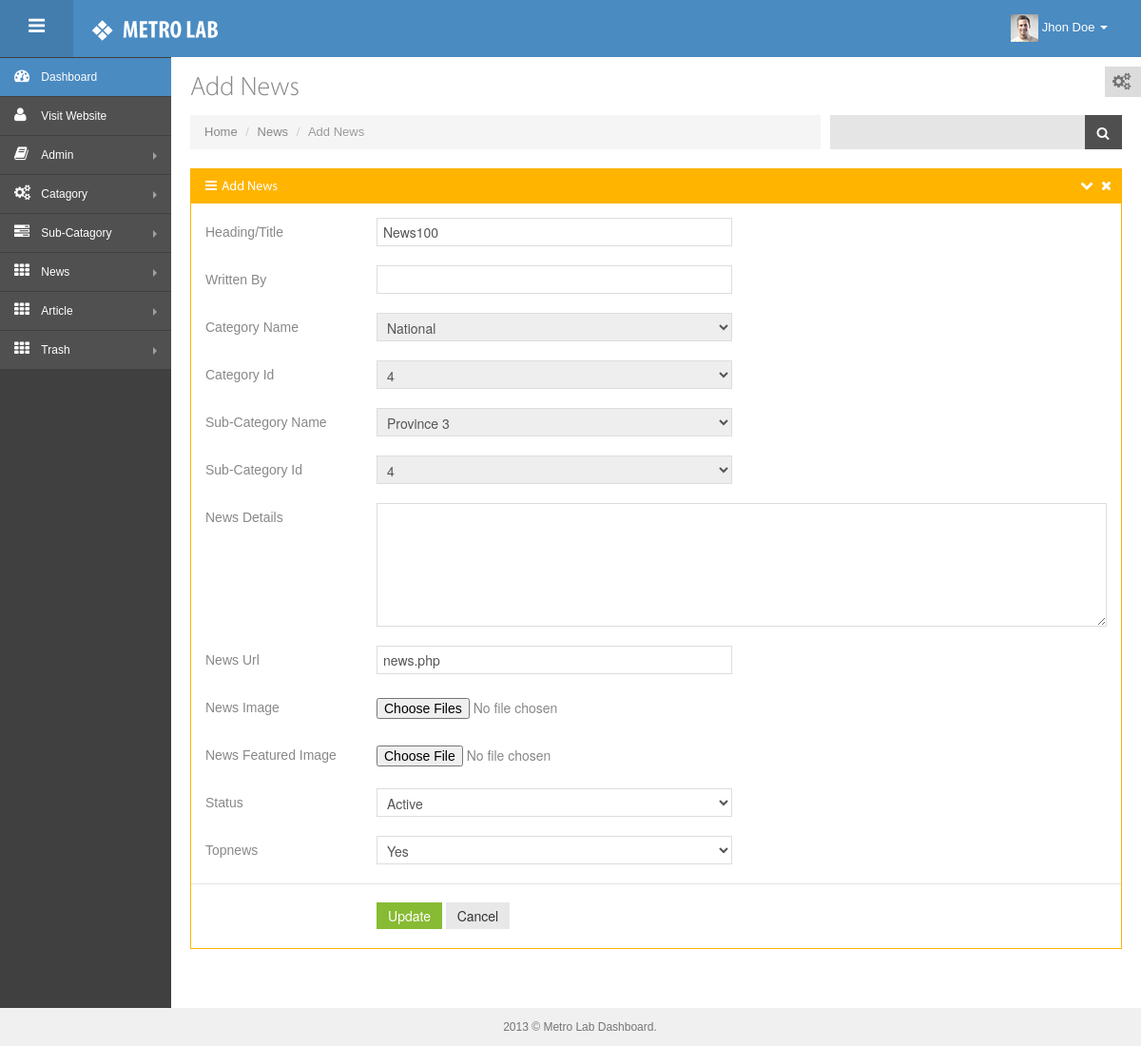
The app's page /admin/editNews.php?ref=1 (signed in) with its own data.
### tables this page shows
CREATE TABLE `tblnews` (
  `news_id` bigint(25) NOT NULL,
  `news_title` varchar(50) DEFAULT NULL,
  `category_id` bigint(25) DEFAULT NULL,
  `subcategory_id` bigint(25) DEFAULT NULL,
  `news_deails` longtext,
  `news_url` varchar(255) DEFAULT NULL,
  `news_image` varchar(255) DEFAULT NULL,
  `news_featuredimage` varchar(255) NOT NULL,
  `created_at` timestamp NOT NULL DEFAULT CURRENT_TIMESTAMP,
  `updated_at` timestamp NOT NULL DEFAULT '0000-00-00 00:00:00',
  `is_active` enum('active','inactive') DEFAULT NULL,
  `featured_startdate` timestamp NOT NULL DEFAULT '0000-00-00 00:00:00',
  `featured_enddate` timestamp NOT NULL DEFAULT '0000-00-00 00:00:00',
  `top_news` enum('yes','no') DEFAULT NULL
);

### app/newsfunctions.php (called while the page is built, shortened)
<?php
function getCategoryNameByCategoryId($conn,$categoryId){
    $stmtSelect= $conn->prepare("SELECT category_name FROM tblcategory WHERE category_id=:category_id");
    $stmtSelect->bindParam(':category_id',$categoryId);
    $stmtSelect->execute();
    $stmtSelect->setFetchMode(PDO::FETCH_ASSOC);
    return $stmtSelect->fetch();
}
function getSubCategoryNameByCategoryId($conn,$subCategoryId){
    $stmtSelect= $conn->prepare("SELECT subcategory_name FROM tblsubcategory WHERE subcategory_id=:subcategory_id");
    $stmtSelect->bindParam(':subcategory_id',$subCategoryId);
    $stmtSelect->execute();
    $stmtSelect->setFetchMode(PDO::FETCH_ASSOC);
    return $stmtSelect->fetch();
}
function selectNewsFromId($conn,$newsId){
    $stmtSelect = $conn->prepare("SELECT * FROM tblnews WHERE news_id=:news_id");
    $stmtSelect->bindParam(':news_id',$newsId);
    $stmtSelect->execute();
    $stmtSelect->setFetchMode(PDO::FETCH_ASSOC);
    return $stmtSelect->fetch();
}
?>

### admin/editNews.php (the view, shortened to what this page needs)
<?php include 'layouts/header.php';
$ref=$_GET['ref'];
$result=selectNewsFromId($conn,$ref);
?>
   <div id="container" class="row-fluid">
      <div class="sidebar-scroll">
        <div id="sidebar" class="nav-collapse collapse">
          <?php include'layouts/sidebar.php'; ?>
      </div>
      </div>
      <div id="main-content">
         <div class="container-fluid">
            <div class="row-fluid">
               <div class="span12">
                   <div id="theme-change" class="hidden-phone">
                       <i class="icon-cogs"></i>
                   </div>
                   <h3 class="page-title">
                     Add News
                   </h3>
                   <ul class="breadcrumb">
                       <li>
                           <a href="#">Home</a>
                           <span class="divider">/</span>
                       </li>
                       <li>
                           <a href="#">News</a>
                           <span class="divider">/</span>
                       </li>
                       <li class="active">
                           Add News
                       </li>
                       <li class="pull-right search-wrap">
                           <form action="search_result.html" class="hidden-phone">
                               <div class="input-append search-input-area">
                                   <input class="" id="appendedInputButton" type="text">
                                   <button class="btn" type="button"><i class="icon-search"></i> </button>
                               </div>
                           </form>
                       </li>
                   </ul>
               </div>
            </div>
            <div class="row-fluid">
                <div class="span12">
                    <div class="widget yellow">
                        <div class="widget-title">
                            <h4><i class="icon-reorder"></i> Add News</h4>
                        <span class="tools">
                           <a href="javascript:;" class="icon-chevron-down"></a>
                           <a href="javascript:;" class="icon-remove"></a>
                           </span>
                        </div>
                        <div class="widget-body form">
                            <form method="POST" accept-charset="utf-8" class="form-horizontal" enctype="multipart/form-data">
                            <div class="control-group">
                                <label class="control-label">Heading/Title</label>
                                <div class="controls">
                                    <input type="text" class="span6 " name="news_title" value="<?php echo $result['news_title'];?>"/>
                                </div>
                            </div>
                            <div class="control-group">
                                <label class="control-label">Written By</label>
                                <div class="controls">
                                    <input type="text" class="span6 " name="news_writtenby" value="<?php echo $result['news_writtenby'];?>"/>
                                </div>
                            </div>
                            <div class="control-group">
                                <label class="control-label"> Category Name</label>
                                <div class="controls">
                                <select data-placeholder="Your Favorite Type of Bear" class="chzn-select-deselect span6" tabindex="-1"  id="selCSI" readonly>
                                  <?php $categoryNames=getCategoryNameByCategoryId($conn,$result['category_id']);
                                $categoryName = implode("", $categoryNames);  ?>
                                        <option value="<?php echo $categoryName; ?>"><?php echo $categoryName; ?></option>
                                    </select>
                                </div>
                            </div>
                            <div class="control-group">
                                <label class="control-label">Category Id</label>
                                <div class="controls">
                                    <select name="category_id" id="categoryid" class="span6" readonly>
                                    <option value="<?php echo $result['category_id']; ?>"><?php echo $result['category_id']; ?></option>
                                    </select>
                                </div>
                            </div>
                            <div class="control-group">
                                <label class="control-label"> Sub-Category Name</label>
                                <div class="controls">
                                <select data-placeholder="Your Favorite Type of Bear" class="chzn-select-deselect span6" tabindex="-1"  id="selCSI" readonly>
                                  <?php $subCategoryNames=getSubCategoryNameByCategoryId($conn,$result['subcategory_id']);
                                $subCategoryName = implode("", $subCategoryNames);  ?>
                                        <option value="<?php echo $subCategoryName; ?>"><?php echo $subCategoryName; ?></option>
                                    </select>
                                </div>
                            </div>
                            <div class="control-group">
                                <label class="control-label">Sub-Category Id</label>
                                <div class="controls">
                                    <select name="category_id" id="categoryid" class="span6" readonly>
                                    <option value="<?php echo $result['subcategory_id']; ?>"><?php echo $result['subcategory_id']; ?></option>
                                    </select>
                                </div>
                            </div>
                            <div class="control-group">
                                <label class="control-label">News Details</label>
                                <div class="controls">
                                    <textarea class="span12 ckeditor" name="news_deails" rows="6"><?php echo $result['news_deails']; ?></textarea>
                                 </div>
                            </div>
                            <div class="control-group">
                                <label class="control-label">News Url</label>
                                <div class="controls">
                                    <input type="text" class="span6 " name="news_url" value="<?php echo $result['news_url'];?>"/>
                                </div>
                            </div>
                            <div class="control-group">
                                <label class="control-label">News Image</label>
                                <div class="controls">
                                    <input type="file" class="span6" name="file1up[]" multiple />
                                </div>
                            </div>
                            <div class="control-group">
                                <label class="control-label">News Featured Image</label>
                                <div class="controls">
                                    <input type="file" class="span6" name="news_featuredimageup"  />
                                </div>
                            </div>
                            <div class="control-group">
                                <label class="control-label"> Status</label>
                                <div class="controls">
                                    <select data-placeholder="Your Favorite Type of Bear" class="chzn-select-deselect span6" tabindex="-1" name="is_active" id="selCSI">
                                    <optgroup label="Select status">
                                                    <option <?php if($result['is_active']=='active')
                                                     echo 'selected="selected"'; ?>
                                                    value="active">Active</option>
                                    </optgroup>
                                    </select>
                                </div>
                            </div>
                            <div class="control-group">
                                <label class="control-label"> Topnews</label>
                                <div class="controls">
                                    <select data-placeholder="Your Favorite Type of Bear" class="chzn-select-deselect span6" tabindex="-1" name="top_news" id="selCSI">
                                    <optgroup label="Select status">
                                                    <option <?php if($result['top_news']=='yes')
                                                     echo 'selected="selected"'; ?>
                                                    value="yes">Yes</option>
                                    </optgroup>
                                    </select>
                                </div>
                            </div>
                            <div class="form-actions">
                                <button type="submit" class="btn btn-success" name="updateBtn">Update</button>
                                <button type="button" class="btn">Cancel</button>
                            </div>
                            </form>
                        </div>
                    </div>
                </div>
            </div>
         </div>
      </div>
   </div>
   <div id="footer">
       2013 &copy; Metro Lab Dashboard.
   </div>
</body>
</html>

### admin/css/style-responsive.css (style rules this page uses)
@media (min-width: 980px) { #sidebar { position: absolute; width: 180px; } }
@media (min-width: 980px) { #main-content { margin-top: 0px !important; } }
@media (min-width: 980px) { .fixed-top #main-content { margin-top: 20px; } }

### admin/css/style-default.css (style rules this page uses)
body { color: #888888; }
a, a:hover { text-shadow: none !important; color: #4a8bc2; }

### records on screen
tblnews: news_title "News100", category_id "4", news_url "news.php", is_active "Active", top_news "Yes"

### other values on screen
form field value "National"
form field value "Province 3"
